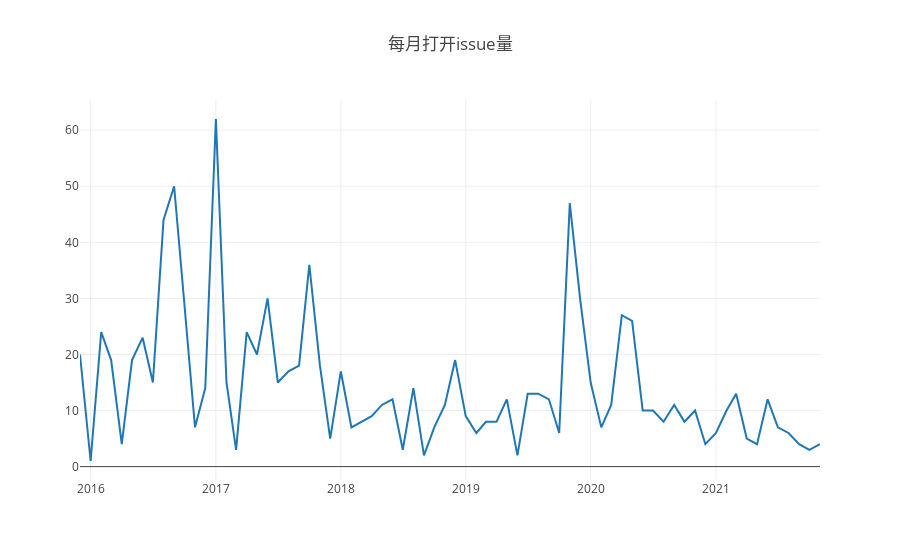

The cell this chart's notebook holds for it:
### Markdown cell above
## 1.2 每月打开Issue个数

### Code cell
var years = [2015, 2016, 2017, 2018, 2019, 2020, 2021, 2022];
var project_id = 47690142;
var months = [1, 2, 3, 4, 5, 6, 7, 8, 9, 10, 11, 12];
Promise.all(years.map(ant =>{
     // console.log(ant);
     var s = `select count(issue_id) as open_num, 
    formatDateTime(created_date,'%Y-%m') as time
    from github_log.year${ant} 
    where repo_id=${project_id} 
    and type = 'IssuesEvent' 
    and action in('opened','reopened')
    group by formatDateTime(created_date,'%Y-%m')
    order by formatDateTime(created_date,'%Y-%m')`;
    return query(s);
})).then(data =>{

    // 格式化存储数据
    var stars = [];
    var time_show = [];
    console.log("  时间  | 打开issue数");
    for (let i=0;i<data.length;i++){
     for (let j=0; j<data[i].length; j++){
      stars.push(data[i][j].open_num);
      time_show.push(data[i][j].time);
      console.log(data[i][j].time,"| ",data[i][j].open_num);
     };
    };
    console.log("以上为有打开issue的数据");
    
      
        // 绘图
    var dd = [{x:time_show, y:stars,type:"scatter"},];
    openDigger.render.plotly(dd, {title: "每月打开issue量"});
})

### Figure 1 — Plotly figure (JSON) as saved in the notebook; plotly's stock layout.template omitted (floating-point values rounded to 4 significant figures)
{"data": [{"type": "scatter", "x": ["2015-12", "2016-01", "2016-02", "2016-03", "2016-04", "2016-05", "2016-06", "2016-07", "2016-08", "2016-09", "2016-10", "2016-11", "2016-12", "2017-01", "2017-02", "2017-03", "2017-04", "2017-05", "2017-06", "2017-07", "2017-08", "2017-09", "2017-10", "2017-11", "2017-12", "2018-01", "2018-02", "2018-03", "2018-04", "2018-05", "2018-06", "2018-07", "2018-08", "2018-09", "2018-10", "2018-11", "2018-12", "2019-01", "2019-02", "2019-03", "2019-04", "2019-05", "2019-06", "2019-07", "2019-08", "2019-09", "2019-10", "2019-11", "2019-12", "2020-01", "2020-02", "2020-03", "2020-04", "2020-05", "2020-06", "2020-07", "2020-08", "2020-09", "2020-10", "2020-11", "2020-12", "2021-01", "2021-02", "2021-03", "2021-04", "2021-05", "2021-06", "2021-07", "2021-08", "2021-09", "2021-10", "2021-11"], "y": ["20", "1", "24", "19", "4", "19", "23", "15", "44", "50", "29", "7", "14", "62", "15", "3", "24", "20", "30", "15", "17", "18", "36", "18", "5", "17", "7", "8", "9", "11", "12", "3", "14", "2", "7", "11", "19", "9", "6", "8", "8", "12", "2", "13", "13", "12", "6", "47", "30", "15", "7", "11", "27", "26", "10", "10", "8", "11", "8", "10", "4", "6", "10", "13", "5", "4", "12", "7", "6", "4", "3", "4"]}], "layout": {"autosize": true, "title": {"text": "每月打开issue量"}, "xaxis": {"autorange": true, "range": ["2015-12-01", "2021-11-01"], "type": "date"}, "yaxis": {"autorange": true, "range": [-2.389, 65.39], "type": "linear"}}}
